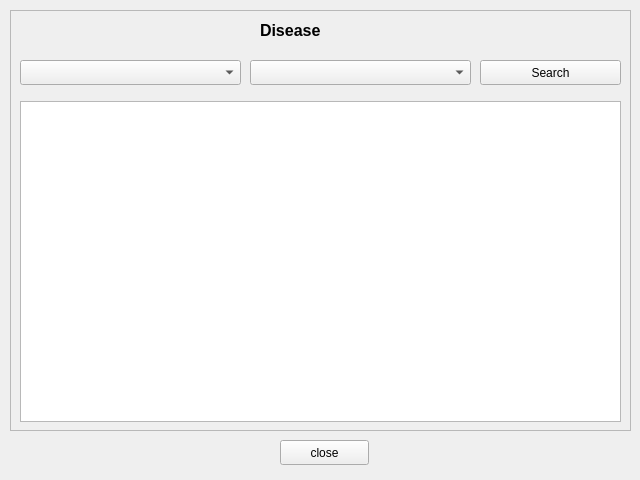
<?xml version="1.0" encoding="UTF-8"?>
<ui version="4.0">
 <class>DiseaseList</class>
 <widget class="QWidget" name="DiseaseList">
  <property name="geometry">
   <rect>
    <x>0</x>
    <y>0</y>
    <width>640</width>
    <height>480</height>
   </rect>
  </property>
  <property name="windowTitle">
   <string>Disease</string>
  </property>
  <widget class="QFrame" name="frame">
   <property name="geometry">
    <rect>
     <x>10</x>
     <y>10</y>
     <width>621</width>
     <height>421</height>
    </rect>
   </property>
   <property name="frameShape">
    <enum>QFrame::StyledPanel</enum>
   </property>
   <property name="frameShadow">
    <enum>QFrame::Raised</enum>
   </property>
   <widget class="QLabel" name="diseaseLabel">
    <property name="geometry">
     <rect>
      <x>250</x>
      <y>0</y>
      <width>131</width>
      <height>41</height>
     </rect>
    </property>
    <property name="styleSheet">
     <string notr="true">font-size:12pt;
font-weight: bold;</string>
    </property>
    <property name="text">
     <string>Disease</string>
    </property>
   </widget>
   <widget class="QTableWidget" name="tableWidget">
    <property name="geometry">
     <rect>
      <x>10</x>
      <y>91</y>
      <width>601</width>
      <height>321</height>
     </rect>
    </property>
   </widget>
   <widget class="QComboBox" name="stateComboBox">
    <property name="geometry">
     <rect>
      <x>10</x>
      <y>50</y>
      <width>221</width>
      <height>25</height>
     </rect>
    </property>
   </widget>
   <widget class="QComboBox" name="cityComboBox">
    <property name="geometry">
     <rect>
      <x>240</x>
      <y>50</y>
      <width>221</width>
      <height>25</height>
     </rect>
    </property>
   </widget>
   <widget class="QPushButton" name="pushButton">
    <property name="geometry">
     <rect>
      <x>470</x>
      <y>50</y>
      <width>141</width>
      <height>25</height>
     </rect>
    </property>
    <property name="text">
     <string>Search</string>
    </property>
   </widget>
  </widget>
  <widget class="QPushButton" name="okbutton">
   <property name="geometry">
    <rect>
     <x>280</x>
     <y>440</y>
     <width>89</width>
     <height>25</height>
    </rect>
   </property>
   <property name="text">
    <string>close</string>
   </property>
  </widget>
 </widget>
 <resources/>
 <connections/>
</ui>
